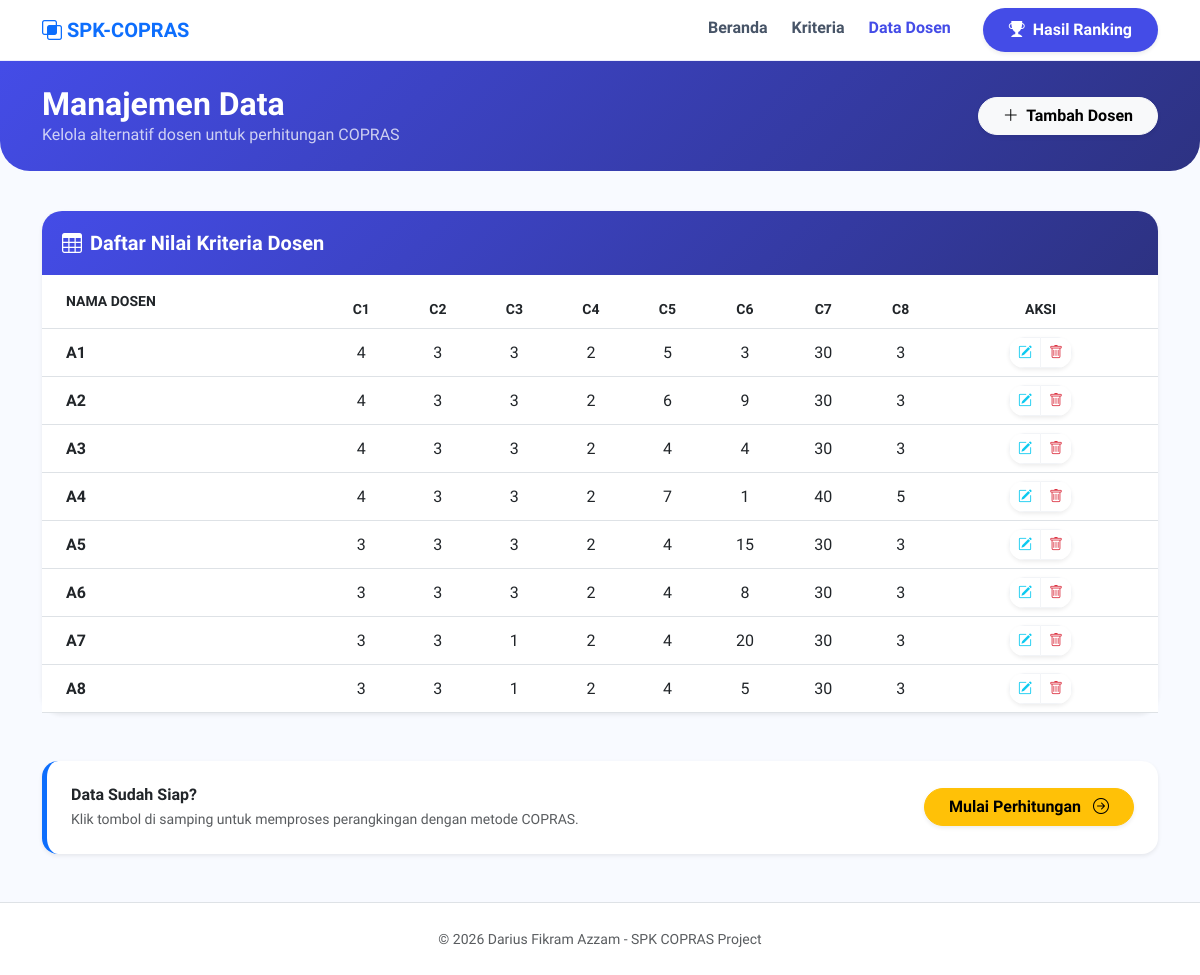
The page /data_dosen.php on the database its author committed.
### tables this page shows
CREATE TABLE `dosen` (
  `id_dosen` int(11) NOT NULL AUTO_INCREMENT,
  `nama_dosen` varchar(100) DEFAULT NULL,
  `c1_val` DOUBLE DEFAULT NULL,
  `c2_val` DOUBLE DEFAULT NULL,
  `c3_val` DOUBLE DEFAULT NULL,
  `c4_val` DOUBLE DEFAULT NULL,
  `c5_val` DOUBLE DEFAULT NULL,
  `c6_val` DOUBLE DEFAULT NULL,
  `c7_val` DOUBLE DEFAULT NULL,
  `c8_val` DOUBLE DEFAULT NULL,
  PRIMARY KEY (`id_dosen`)
);

### data_dosen.php (the view, shortened to what this page needs)
<?php include 'koneksi.php'; ?>
<?php include 'header.php'; ?>
<div class="hero-bg py-4 mb-0" style="border-radius: 0 0 30px 30px;">
    <div class="container">
        <div class="d-flex justify-content-between align-items-center">
            <div>
                <h2 class="fw-bold text-white mb-0">Manajemen Data</h2>
                <p class="text-white opacity-75 mb-0">Kelola alternatif dosen untuk perhitungan COPRAS</p>
            </div>
            <a href="tambah_dosen.php" class="btn btn-light rounded-pill px-4 fw-bold shadow-sm">
                <i class="bi bi-plus-lg me-1"></i> Tambah Dosen
            </a>
        </div>
    </div>
</div>
<div class="container" style="margin-top: 40px;">
    <div class="custom-card card border-0 shadow-sm mb-5">
        <div class="card-header-custom">
            <h5 class="mb-0 fw-bold"><i class="bi bi-table me-2"></i>Daftar Nilai Kriteria Dosen</h5>
        </div>
        <div class="card-body p-0">
            <div class="table-responsive">
                <table class="table table-hover align-middle mb-0">
                    <thead class="bg-light text-secondary small">
                        <tr>
                            <th class="ps-4 py-3">NAMA DOSEN</th>
                            <th class="text-center">C1</th>
                            <th class="text-center">C2</th>
                            <th class="text-center">C3</th>
                            <th class="text-center">C4</th>
                            <th class="text-center">C5</th>
                            <th class="text-center">C6</th>
                            <th class="text-center">C7</th>
                            <th class="text-center">C8</th>
                            <th class="text-center pe-4">AKSI</th>
                        </tr>
                    </thead>
                    <tbody>
                        <?php
                        $q = mysqli_query($conn, "SELECT * FROM dosen");
                        if(mysqli_num_rows($q) > 0):
                            while($d = mysqli_fetch_assoc($q)) :
                        ?>
                        <tr>
                            <td class="ps-4 fw-bold text-dark"><?= $d['nama_dosen']; ?></td>
                            <td class="text-center"><?= $d['c1_val']; ?></td>
                            <td class="text-center"><?= $d['c2_val']; ?></td>
                            <td class="text-center"><?= $d['c3_val']; ?></td>
                            <td class="text-center"><?= $d['c4_val']; ?></td>
                            <td class="text-center"><?= $d['c5_val']; ?></td>
                            <td class="text-center"><?= $d['c6_val']; ?></td>
                            <td class="text-center"><?= $d['c7_val']; ?></td>
                            <td class="text-center"><?= $d['c8_val']; ?></td>
                            <td class="text-center pe-4">
                                <div class="btn-group shadow-sm rounded-pill overflow-hidden">
                                    <a href="edit_dosen.php?id=<?= $d['id_dosen']; ?>" class="btn btn-sm btn-white border-end" title="Edit">
                                        <i class="bi bi-pencil-square text-info"></i>
                                    </a>
                                    <a href="hapus_dosen.php?id=<?= $d['id_dosen']; ?>" class="btn btn-sm btn-white" onclick="return confirm('Apakah Anda yakin ingin menghapus data ini?')" title="Hapus">
                                        <i class="bi bi-trash text-danger"></i>
                                    </a>
                                </div>
                            </td>
                        </tr>
                        <?php
                            endwhile;
                        endif; ?>
                    </tbody>
                </table>
            </div>
        </div>
    </div>
    <div class="row mb-5">
        <div class="col-md-12">
            <div class="p-4 bg-white shadow-sm rounded-4 border-start border-primary border-5 d-flex justify-content-between align-items-center">
                <div>
                    <h6 class="fw-bold mb-1 text-dark">Data Sudah Siap?</h6>
                    <p class="text-muted small mb-0">Klik tombol di samping untuk memproses perangkingan dengan metode COPRAS.</p>
                </div>
                <a href="hasil_perhitungan.php" class="btn btn-warning rounded-pill px-4 fw-bold shadow-sm">
                    Mulai Perhitungan <i class="bi bi-arrow-right-circle ms-2"></i>
                </a>
            </div>
        </div>
    </div>
</div>
<footer class="text-center py-4 text-muted mt-auto bg-white border-top">
    <small>&copy; 2026 Darius Fikram Azzam - SPK COPRAS Project</small>
</footer>
</body>
</html>

### header.php (style rules this page uses)
:root { --primary-gradient: linear-gradient(135deg, #444ce7 0%, #2d3282 100%); --glass-bg: rgba(255, 255, 255, 0.9); }
body { font-family: 'Plus Jakarta Sans', sans-serif; background-color: #f8faff; color: #1d2939; min-height: 100vh; }
.custom-card { background: #ffffff; border: none; border-radius: 20px; box-shadow: 0 10px 25px rgba(68, 76, 231, 0.05); transition: 0.3s; }
.card-header-custom { background: var(--primary-gradient); color: white; border-radius: 20px 20px 0 0 !important; padding: 20px; border: none; }
.hero-bg { background: var(--primary-gradient); border-radius: 0 0 40px 40px; padding: 80px 0 120px; color: white; margin-bottom: -80px; }
.btn-white { background: #ffffff; border: 1px solid #f2f4f7 !important; color: #475467; transition: all 0.3s ease; }

### rows shown on the page
dosen: nama_dosen "A1", c1_val "4", c2_val "3", c3_val "3", c4_val "2", c5_val "5", c6_val "3", c7_val "30", c8_val "3"
dosen: nama_dosen "A2", c1_val "4", c2_val "3", c3_val "3", c4_val "2", c5_val "6", c6_val "9", c7_val "30", c8_val "3"
dosen: nama_dosen "A3", c1_val "4", c2_val "3", c3_val "3", c4_val "2", c5_val "4", c6_val "4", c7_val "30", c8_val "3"
dosen: nama_dosen "A4", c1_val "4", c2_val "3", c3_val "3", c4_val "2", c5_val "7", c6_val "1", c7_val "40", c8_val "5"
dosen: nama_dosen "A5", c1_val "3", c2_val "3", c3_val "3", c4_val "2", c5_val "4", c6_val "15", c7_val "30", c8_val "3"
dosen: nama_dosen "A6", c1_val "3", c2_val "3", c3_val "3", c4_val "2", c5_val "4", c6_val "8", c7_val "30", c8_val "3"
dosen: nama_dosen "A7", c1_val "3", c2_val "3", c3_val "1", c4_val "2", c5_val "4", c6_val "20", c7_val "30", c8_val "3"
dosen: nama_dosen "A8", c1_val "3", c2_val "3", c3_val "1", c4_val "2", c5_val "4", c6_val "5", c7_val "30", c8_val "3"
